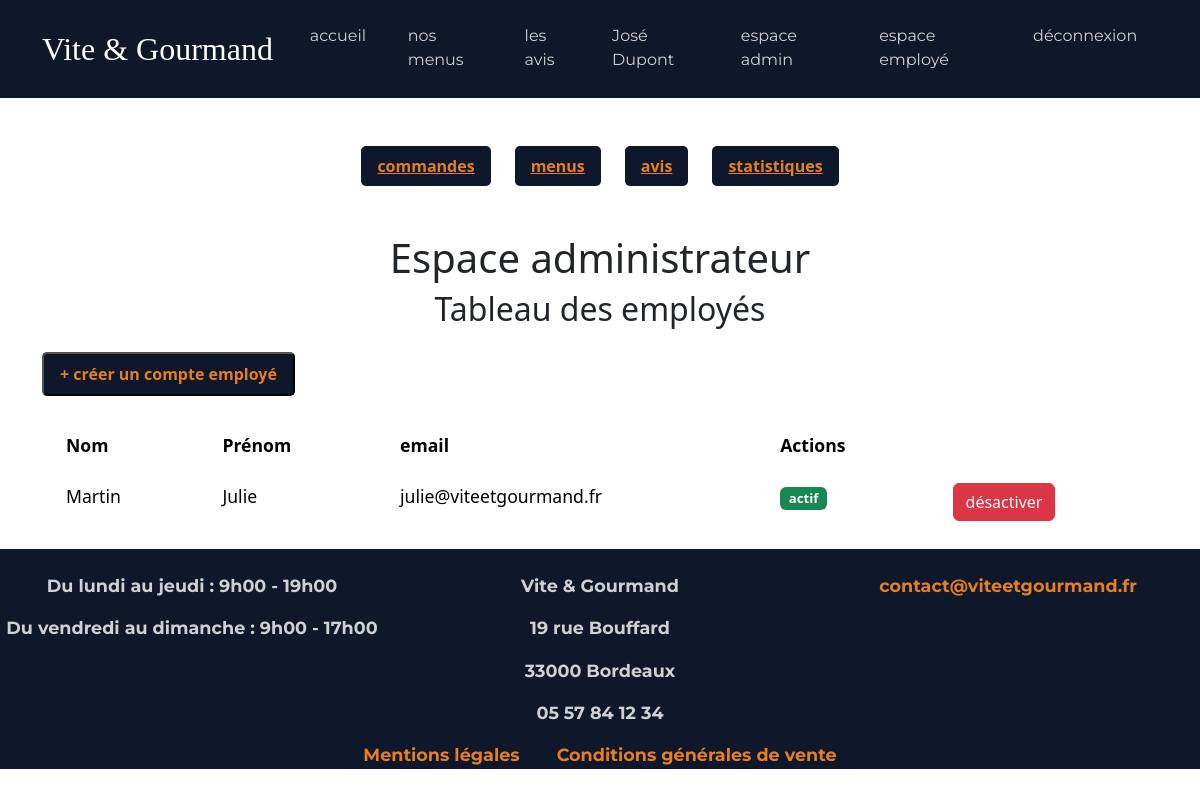
/admin (signed in), run on the app's committed database.
### tables this page shows
CREATE TABLE utilisateur(
   Id_Utilisateur INT AUTO_INCREMENT,
   nom VARCHAR(255) NOT NULL,
   prenom VARCHAR(255) NOT NULL,
   email VARCHAR(255) NOT NULL,
   mot_de_passe VARCHAR(255) NOT NULL,
   telephone VARCHAR(50) NOT NULL,
   adresse VARCHAR(255) NOT NULL,
   code_postal VARCHAR(50) NOT NULL,
   ville VARCHAR(255) NOT NULL,
   actif BOOLEAN NOT NULL DEFAULT 1,
   Id_role INT NOT NULL,
    
   must_change_password BOOLEAN NOT NULL DEFAULT 0,
   PRIMARY KEY(Id_Utilisateur),
   UNIQUE(email),
   FOREIGN KEY(Id_role) REFERENCES roles(Id_role)
);

### src/core/Router.php (called while the page is built, shortened)
<?php
class Router
{
    private $routes = [];
    public function add($url, $action)
    {
        $this->routes[$url] = $action;
    }
    public function dispatch()
    {
        $path = parse_url($_SERVER['REQUEST_URI'], PHP_URL_PATH);
        $path = rtrim($path, "/");
        try {
            $action = $this->routes[$path];
            $nomMethode = $action[1];
            $controller = new $nomController();
            $controller->$nomMethode();
        } catch (\Throwable $th) {
            http_response_code(500);
            die("Erreur serveur : " . $th->getMessage());
        }
    }
}

### public/index.php (called while the page is built, shortened)
<?php
$router = new Router();
$router->add('/', [HomeController::class, 'index']);
$router->add('/menus', [MenuController::class, 'index']);
$router->add('/menus/detail', [MenuController::class, 'showDetails']);
$router->add('/menus/filter', [MenuController::class, 'filter']);
$router->add('/connexion', [AuthController::class, 'handleLogin']);
$router->add('/logout', [AuthController::class, 'logout']);
$router->add('/inscription', [AuthController::class, 'handleSignUp']);
$router->add('/mot-de-passe-oublie', [AuthController::class, 'handleResetPassword']);
$router->add('/changer-mot-de-passe', [AuthController::class, 'handleChangePassword']);
$router->add('/contact', [ContactController::class, 'handleContact']);
$router->add('/avis', [AvisController::class, 'index']);
$router->add('/commande', [OrderController::class, 'handleOrder']);
$router->add('/mon-espace', []);
$router->add('/mon-espace/commandes', [OrderController::class, 'showUserOrders']);
$router->add('/mon-espace/commandes/modifier', [OrderController::class, 'updateOrder']);
$router->add('/mon-espace/commandes/annuler', [OrderController::class, 'deleteOrder']);
$router->add('/mon-espace/avis', [OrderController::class, 'LeaveReview']);
$router->add('/mon-espace/profil', [UserController::class, 'updateProfil']);
$router->add('/employe', [EmployeController::class, 'showOrders']);
$router->add('/employe/statut', [EmployeController::class, 'handleUpdateStatus']);
$router->add('/employe/menus', [EmployeController::class, 'handleMenus']);
$router->add('/employe/plats', [EmployeController::class, 'handlePlats']);
$router->add('/employe/avis', [EmployeController::class, 'handleReviews']);
$router->add('/admin', [AdminController::class, 'handleNewEmploye']);
$router->add('/admin/stats', [AdminController::class, 'handleStats']);
$router->add('/cgv', [LegalController::class, 'showCgv']);
$router->add('/mentions-legales', [LegalController::class, 'showMentionsLegales']);
$router->add('/commande/calculer-frais', [OrderController::class, 'calculerFrais']);
$router->dispatch();

### src/repositories/AdminRepository.php (called while the page is built)
<?php
class AdminRepository
{
    public static function getEmployes()
    {
        $pdo = DatabaseConnection::getInstance();
        $stmt = $pdo->prepare("SELECT * FROM utilisateur WHERE Id_role = 2");
        $stmt->execute();
        return $stmt->fetchAll();
    }
}

### src/views/admin/index.php (the view, shortened to what this page needs)
<?php require_once('../src/views/layouts/header.php'); ?>
<?php require_once('../src/views/layouts/nav-admin.php'); ?>
<div class="employe text-center mt-4 mb-4">
    <h1>Espace administrateur</h1>
    <h2>Tableau des employés</h2>
</div>
<div class="container mt-4">
    <div class="d-flex justify-content-between align-items-center mb-4">
        <button class="connect-button" data-bs-toggle="modal" data-bs-target="#modalCreerEmploye">
            + créer un compte employé
        </button>
    </div>
    <div>
        <table class="table table-hover table-borderless table-responsive-md">
            <thead>
                <tr>
                    <th scope="col">Nom</th>
                    <th scope="col">Prénom</th>
                    <th scope="col">email</th>
                    <th scope="col">Actions</th>
                </tr>
            </thead>
            <tbody>
                <?php foreach ($employes as $employe): ?>
                    <tr>
                        <td><?= htmlspecialchars($employe['nom']) ?></td>
                        <td><?= htmlspecialchars($employe['prenom']) ?></td>
                        <td><?= htmlspecialchars($employe['email']) ?></td>
                        <td>
                            <?php if ($employe['actif'] == 1): ?>
                                <span class="badge bg-success">actif</span>
                            <?php else: ?>
                                <span class="badge bg-danger">désactivé</span>
                            <?php endif; ?>
                        </td>
                        <td>
                            <?php if ($employe['actif'] == 1): ?>
                                <button class="btn btn-danger" data-bs-toggle="modal" data-bs-target="#modalDeactivate" data-id="<?= $employe['Id_Utilisateur'] ?>">désactiver</button>
                            <?php else: ?>
                                <span class="text-muted">—</span>
                            <?php endif; ?>
                        </td>
                    </tr>
                <?php endforeach; ?>
            </tbody>
        </table>
    </div>
</div>
<?php require_once('../src/views/layouts/footer.php'); ?>

### public/assets/css/style.css (style rules this page uses)
* { padding: 0; margin: 0; }
:root { --couleur-primary: #0056b3; --couleur-secondary: #e67e22; --couleur-dark: #0f172a; --couleur-bg-dark: #1e293b; --font-titre: "Playfair Display", serif; --font-texte: "Montserrat", sans-serif; }
.connect-button { padding: 0.5rem 1rem; background-color: var(--couleur-dark); border-radius: 5px; color: var(--couleur-secondary); font-weight: bold; transition: transform 0.3s ease, box-shadow 0.3s ease; }
th { color: var(--couleur-primary); }
.table { font-size: 1.1rem; }
.table th, .table td { padding: 0.75rem 1.5rem; }

### data on the page
utilisateur: nom "Martin", prenom "Julie", email "julie@viteetgourmand.fr", actif "actif"

### other printed values
$_SESSION['prenom'] "José"
$_SESSION['nom'] "Dupont"
